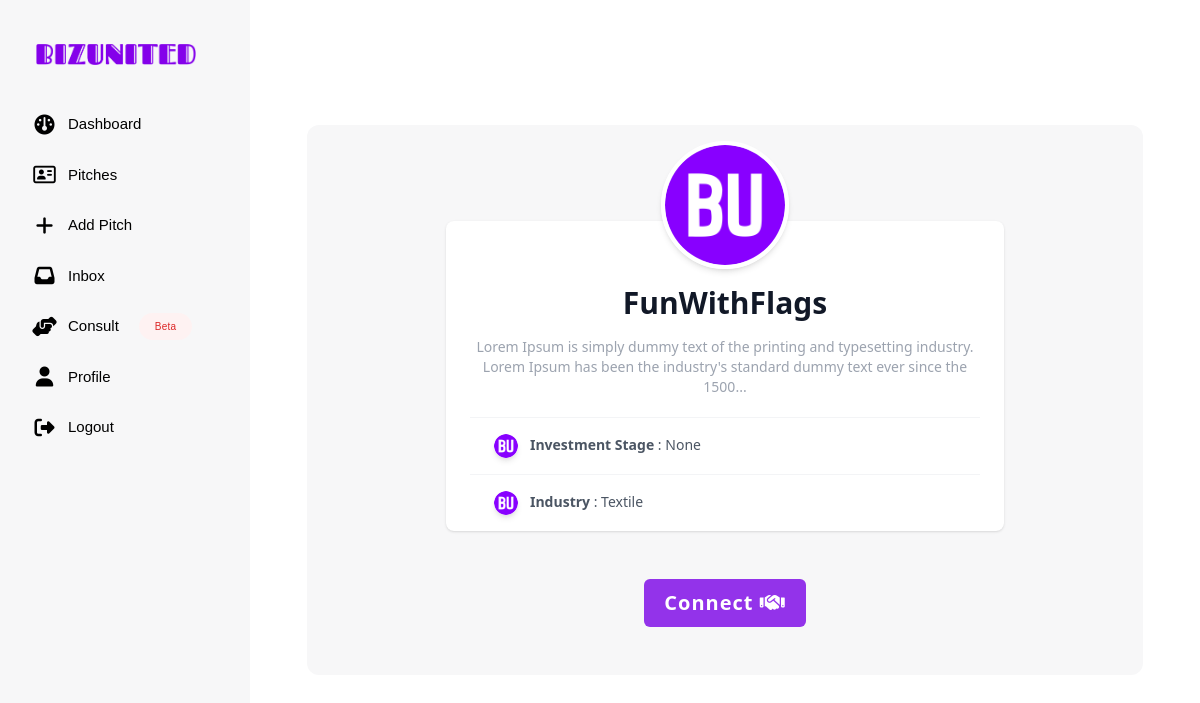
Screenshot of /pitch/590b9d03-1c20-4093-9228-d08b77d5b5b8/ (signed in) with the database file from the repository.
### startups/models.py (models this page shows, shortened)
class Pitch(models.Model):
    STAGES = (
        ('none', 'None'),
        ('pre_seed', 'Pre-Seed'),
        ('seed', 'Seed'),
        ('series_a', 'Series A'),
        ('series_b', 'Series B'),
        ('series_c', 'Series C'),
        ('series_d', 'Series D'),
    )
    entrepreneur = models.ForeignKey(Entrepreneur, on_delete=models.CASCADE)
    title = models.CharField(max_length=100, null=True, blank=True)
    description = models.TextField(null=True, blank=True)
    image = models.ImageField(upload_to='pitch_images/', default='', null=True, blank=True)
    investment_stage = models.CharField(max_length=50, null=True, blank=True, choices=STAGES)
    industry = models.CharField(max_length=100, null=True, blank=True)
    created = models.DateTimeField(auto_now_add=True)
    id = models.UUIDField(default=uuid.uuid4, primary_key=True, unique=True, editable=False)

### bizunited/views.py (the view)
# urls.py: path('pitch/<str:pk>/', views.pitchDetailView, name='single-pitch'),
@login_required(login_url='login')
def pitchDetailView(request, pk):
    pitch = Pitch.objects.get(id=pk)
    context = {'pitch':pitch}
    return render(request, 'detail-pitch.html', context)

### templates/detail-pitch.html (shortened to what this page needs)
{% extends "main.html" %}
{% load static %}
{% block content %}
<div class="flex">
    {% include "side-nav-ent.html" %}
    <div class="flex items-center justify-center w-[100%]">
        <div class="bg-[#f7f7f8] rounded-xl w-[88%]">
            <div class="bg-white relative shadow rounded-lg w-5/6 md:w-5/6  lg:w-4/6 xl:w-3/6 mx-auto mt-24">
                <div class="flex justify-center">
                    {% if pitch.image %}
                        <img src="{{pitch.image.url}}" alt="" class="rounded-full mx-auto absolute -top-20 w-32 h-32 shadow-md border-4 border-white transition duration-200 transform hover:scale-110">
                    {% endif %}
                </div>
                <div class="mt-16 px-6">
                    <h1 class="font-bold text-center text-3xl text-gray-900 mb-4">{{pitch.title}}</h1>
                    <p class="text-center text-sm text-gray-400 font-medium mt-1">{{pitch.description | slice:150}}...</p>
                    <div class="w-full">
                        <div class="mt-5 w-full flex flex-col items-center overflow-hidden text-sm">
                            <a href="#" class="w-full border-t border-gray-100 text-gray-600 py-4 pl-6 pr-3 block hover:bg-gray-100 transition duration-150">
                                <img src="{% static 'images/favicon_io/favicon-32x32.png' %}" alt="" class="rounded-full h-6 shadow-md inline-block mr-2">
                                    <span class="font-bold">Investment Stage</span> : {{pitch.get_investment_stage_display}}
                            </a>
                            <a href="#" class="w-full border-t border-gray-100 text-gray-600 py-4 pl-6 pr-3 w-full block hover:bg-gray-100 transition duration-150">
                                <img src="{% static 'images/favicon_io/favicon-32x32.png' %}" alt="" class="rounded-full h-6 shadow-md inline-block mr-2">
                                <span class="font-bold">Industry</span> : {{pitch.industry}}
                            </a>
                        </div>
                    </div>
                </div>
            </div>
            <div class="my-12 flex items-center justify-center">
              <a href="{% url 'sendMessage' pitch.entrepreneur.profile.id %}" class="mx-2">
                    <button type="button" id="submit" class="py-2.5 px-5 text-xl font-semibold tracking-wider rounded-md text-white bg-purple-600 hover:bg-purple-700 focus:outline-none cursor-pointer">
                      Connect <i class="fa-solid fa-handshake"></i>
                    </button>
                </a>
            </div>
        </div>
    </div>
</div>
{% endblock content %}

### rows the page displays
Pitch: image (picture), title "FunWithFlags", description "Lorem Ipsum is simply dummy text of the printing and typesetting industry. Lorem Ipsum has been the industry's standard dummy text ever since the 1500", investment_stage "None", industry "Textile"
